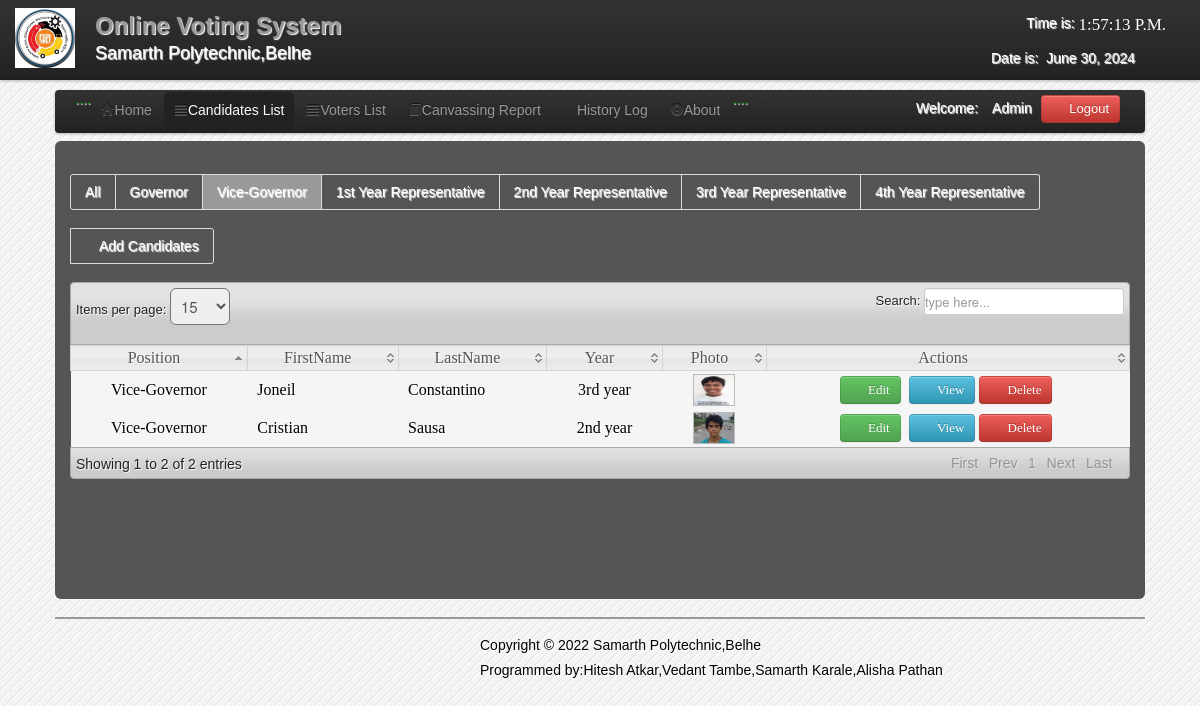
Screenshot of /admin/candidate_for_vice-governor.php (signed in) with the database file from the repository.
### tables this page shows
CREATE TABLE `users` (
  `User_id` int(11) NOT NULL,
  `FirstName` varchar(100) NOT NULL,
  `LastName` varchar(100) NOT NULL,
  `UserName` varchar(100) NOT NULL,
  `Password` varchar(100) NOT NULL,
  `User_Type` varchar(50) NOT NULL
);

CREATE TABLE `candidate` (
  `CandidateID` int(11) NOT NULL,
  `abc` varchar(1) NOT NULL,
  `Position` varchar(200) NOT NULL,
  `Party` varchar(100) NOT NULL,
  `FirstName` varchar(200) NOT NULL,
  `LastName` varchar(200) NOT NULL,
  `MiddleName` varchar(100) NOT NULL,
  `Gender` varchar(6) NOT NULL,
  `Year` varchar(100) NOT NULL,
  `Photo` varchar(200) NOT NULL
);

### admin/session.php (called while the page is built, shortened)
<?php
$id_session=$_SESSION['id'];
?>

### admin/candidate_for_vice-governor.php (the view, shortened to what this page needs)
<?php
include('session.php');
include('header.php');
include('dbcon.php');
?>
</head>
<body>
<?php include('nav_top.php'); ?>
<div class="wrapper">
<div class="home_body">
<div class="navbar">
	<div class="navbar-inner">
	<div class="container">
	<ul class="nav nav-pills">
	  <li>....</li>
	  <li><a href="home.php"><i class="icon-home icon-large"></i>Home</a></li>
	  <li  class="active"><a  href="candidate_list.php"><i class="icon-align-justify icon-large"></i>Candidates List</a></li>
	  <li class=""><a  href="voter_list.php"><i class="icon-align-justify icon-large"></i>Voters List</a></li>
		 <li><a  href="canvassing_report.php"><i class="icon-book icon-large"></i>Canvassing Report</a></li>
		    <li><a  href="History.php"><i class="icon-table icon-large"></i>History Log</a>
		   <li><a data-toggle="modal" href="#about"><i class="icon-exclamation-sign icon-large"></i>About</a></li>
		   <li>....</li>
	 </ul>
	<form class="navbar-form pull-right">
		<?php $result=mysqli_query($conn,"select * from users where User_id='$id_session'");
	$row=mysqli_fetch_array($result);
	?>
	<font color="white">Welcome:<i class="icon-user-md"></i><?php echo $row['User_Type']; ?></font>
	<a class="btn btn-danger" id="logout" data-toggle="modal" href="#myModal"><i class="icon-off"></i>&nbsp;Logout</a>
	</form>
	</div>
	</div>
	</div>
	<div id="element" class="hero-body">
	         <div class="pagination">
    <ul>
    <li><a href="candidate_list.php"><font color="white">All</font></a></li>
    <li><a href="candidate_for_governor.php"><font color="white">Governor</font></a></li>
    <li class="active"><a href="candidate_for_vice-governor.php"><font color="white">Vice-Governor</font></a></li>
    <li><a href="1st_year.php"><font color="white">1st Year Representative</font></a></li>
    <li><a href="2nd_year.php"><font color="white">2nd Year Representative</font></a></li>
    <li><a href="3rd_year.php"><font color="white">3rd Year Representative</font></a></li>
    <li><a href="4th_year.php"><font color="white">4th Year Representative</font></a></li>
    </ul>
    </div>
	<div class="pagination">
		  <ul>
    <li><a href="new_candidate.php"><font color="white"><i class="icon-plus icon-large"></i>Add Candidates</font></a></li>
    </ul>
	</div>
	<table class="users-table">
<div class="demo_jui">
		<table cellpadding="0" cellspacing="0" border="0" class="display" id="log" class="jtable">
			<thead>
				<tr>
				<th>Position</th>
				<th>FirstName</th>
				<th>LastName</th>
				<th>Year</th>
				<th>Photo</th>
				<th>Actions</th>
				</tr>
			</thead>
			<tbody>
<?php $candidate_query=mysqli_query($conn,"select  * from candidate where Position='Vice-Governor'");
		while($candidate_rows=mysqli_fetch_array($candidate_query)){ $id=$candidate_rows['CandidateID'];
		?>
<tr class="del<?php echo $id ?>">
	<td align="center"><?php echo $candidate_rows['Position']; ?></td>
	<td><?php echo $candidate_rows['FirstName']; ?></td>
	<td><?php echo $candidate_rows['LastName']; ?></td>
	<td align="center"><?php echo $candidate_rows['Year']; ?></td>
	<td align="center"><img class="pic" width="40" height="30" src="<?php echo $candidate_rows['Photo'];?>" border="0" onmouseover="showtrail('<?php echo $candidate_rows['Photo'];?>','<?php echo $candidate_rows['FirstName']." ".$candidate_rows['LastName'];?> ',200,5)" onmouseout="hidetrail()"></a></td>
	<td align="center">
	<a class="btn btn-Success" href="edit_candidate.php<?php echo '?id='.$id; ?>"><i class="icon-edit icon-large"></i>&nbsp;Edit</a>&nbsp;
	<a class="btn btn-info"  data-toggle="modal" href="#<?php echo $id; ?>" ><i class="icon-list icon-large"></i>&nbsp;View</a>
	<a class="btn btn-danger1" id="<?php echo $id; ?>"><i class="icon-trash icon-large"></i>&nbsp;Delete</a>&nbsp;
	</td>
		</div>
		</div>
<?php } ?>
<?php include('footer.php')?>
</body>
</html>

### admin/css/datatable/demo_table_jui.css (style rules this page uses)
table.display thead th { cursor: pointer; padding: 3px 0 3px 10px; }
table.display { border-collapse: collapse; clear: both; margin: 0 auto; width: 100%; }
table.display td { padding: 3px 10px; }
tr.odd { background-color: #f5f5f5; }
tr.even { background-color: #f5f5f5; }
tr.odd td.sorting_1 { background-color: f5f5f5; }
tr.even td.sorting_1 { background-color: f5f5f5; }

### admin/css/Home.css (style rules this page uses)
* { margin:0; padding:0; }
body { font-family:"Trebuchet MS", "Myriad Pro", Arial, sans-serif; font-size:14px; background-color: #fff; background:#f4f4f4 url(../images/bg.gif) repeat top left; text-shadow:1px 1px 1px #fff; background-position: 0 0px; }
.wrapper { width:1090px; margin:10px auto; }

### rows the page displays
users: User_Type "Admin"
candidate: Position "Vice-Governor", FirstName "Joneil", LastName "Constantino", Year "3rd year", Photo (picture)
candidate: Position "Vice-Governor", FirstName "Cristian", LastName "Sausa", Year "2nd year", Photo (picture)
